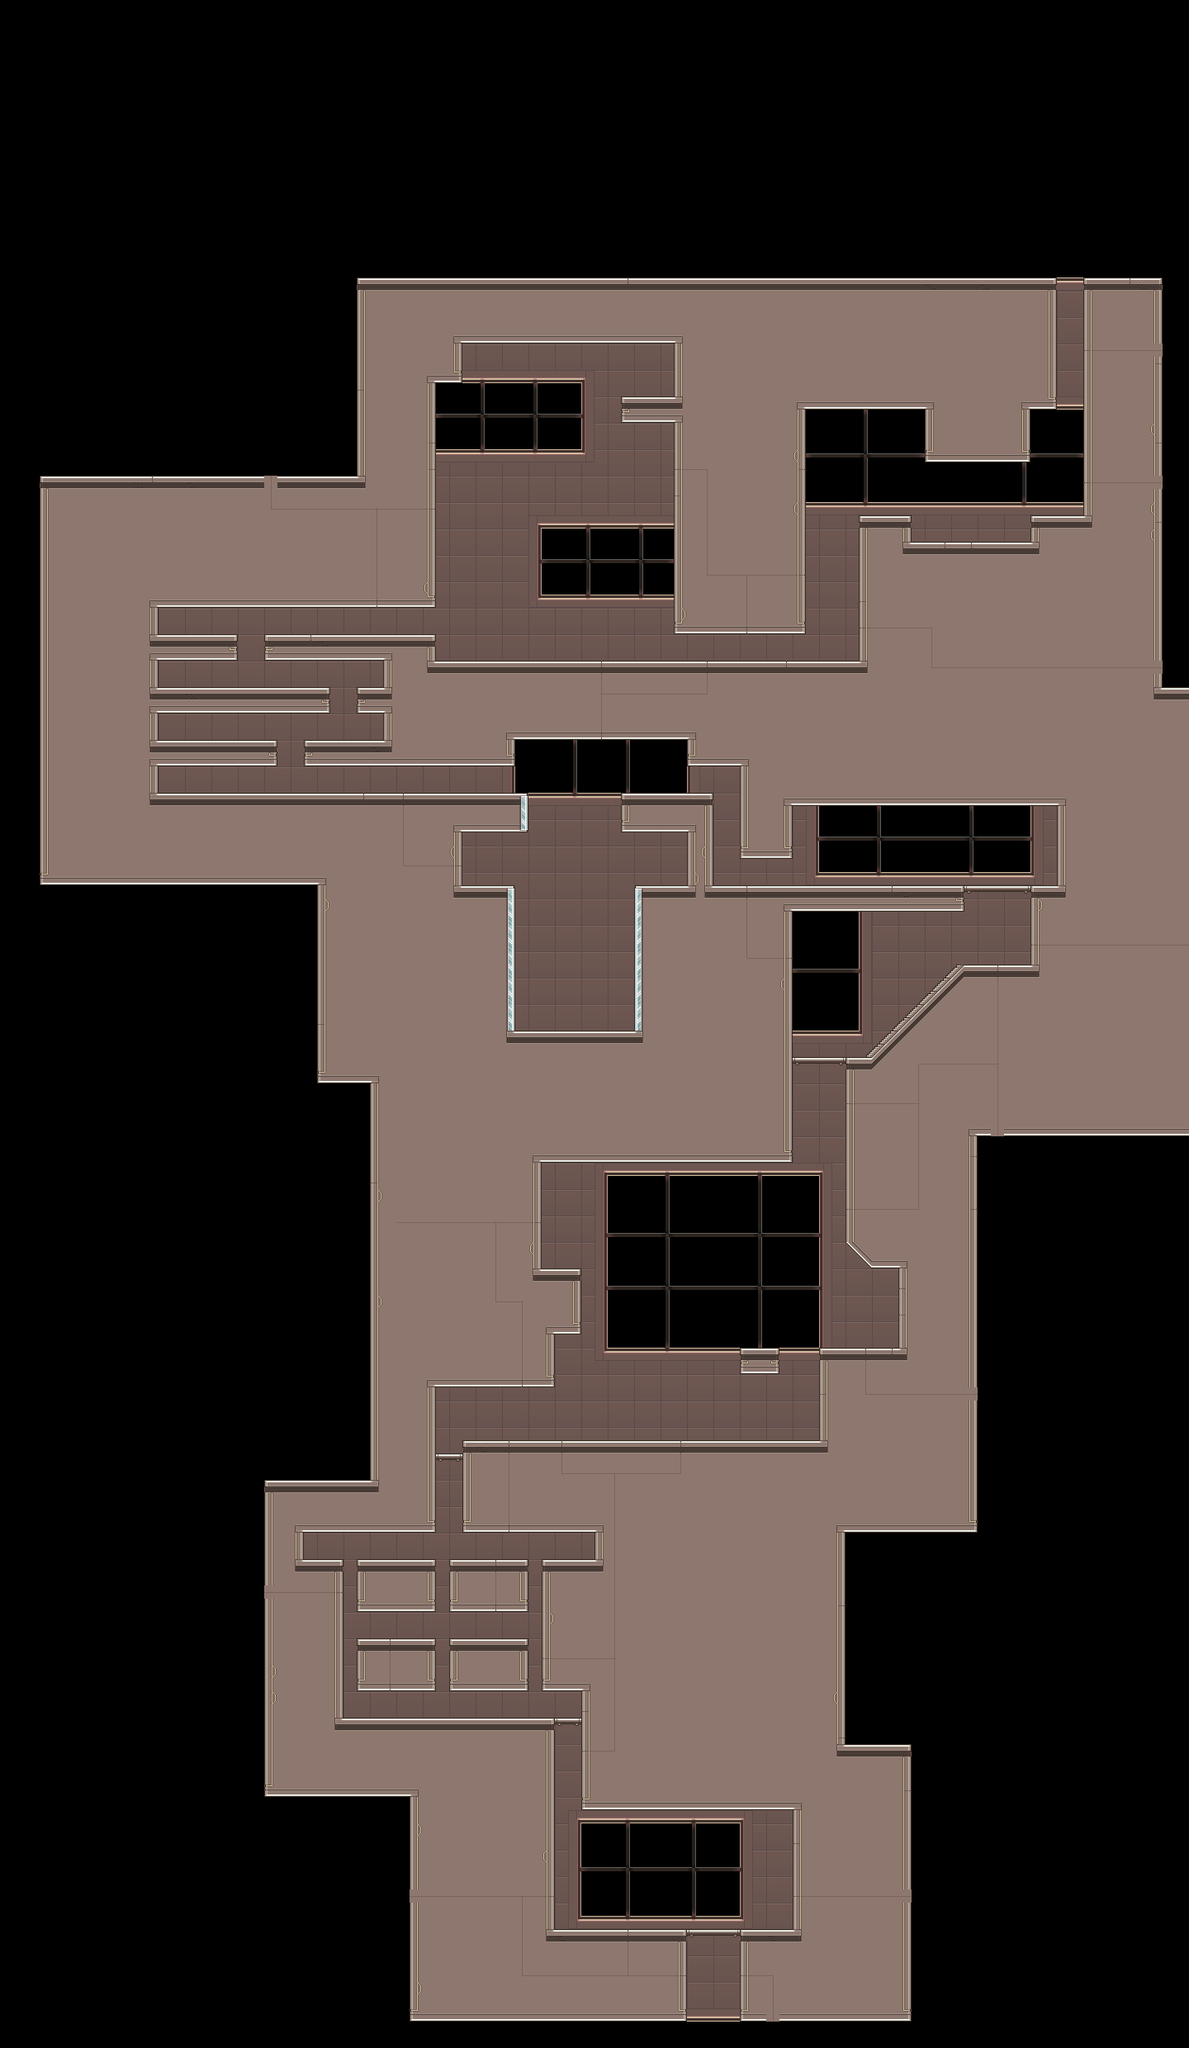

A 2D game scene composited from a Tiled map and its tileset images. What follows is a short description and the map's XML, with each tile layer's data collapsed to a summary:
An orthogonal 90x155 tile map with 16x16 px tiles, 4 tile layers (Tile Layer 1, Tile Layer 2, Tile Layer 3, Tile Layer 4).

<map version="1.0" orientation="orthogonal" renderorder="right-down" width="90" height="155" tilewidth="16" tileheight="16" nextobjectid="1">
 <tileset firstgid="1" name="0_RADIO2" tilewidth="16" tileheight="16" tilecount="1800" columns="20">
  <image source="../../../tileset/0_RADIO2.png" width="320" height="1441" />
 </tileset>
 <imagelayer name="Image Layer 1" />
 <layer name="Tile Layer 1" width="90" height="155">
  <data>[13950 cells, 7261 non-empty, 67 distinct tile ids]</data>
 </layer>
 <layer name="Tile Layer 2" width="90" height="155">
  <data>[13950 cells, 33 non-empty, 6 distinct tile ids]</data>
 </layer>
 <layer name="Tile Layer 3" width="90" height="155">
  <data>[13950 cells, 347 non-empty, 18 distinct tile ids]</data>
 </layer>
 <layer name="Tile Layer 4" width="90" height="155">
  <data>[13950 cells, 4 non-empty, 4 distinct tile ids]</data>
 </layer>
</map>
